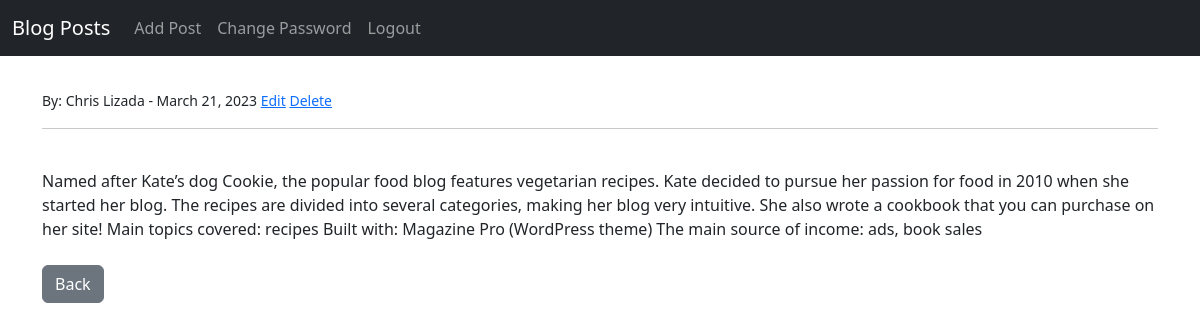
Page /article/6 on the committed database.
### blog/models.py (models this page shows, shortened)
class Post(models.Model):
    title = models.CharField(max_length=255)
    title_tag = models.CharField(max_length=255)
    author = models.ForeignKey(User, on_delete=models.CASCADE)
    body = models.TextField()
    post_date = models.DateField(auto_now_add=True)

### blog/views.py (the view)
# urls.py: path('article/<int:pk>', ArticleDetailView.as_view(), name="article-detail"),
class ArticleDetailView(DetailView):
    model = Post
    template_name = 'article_details.html'

### blog/templates/article_details.html (shortened to what this page needs)
{% extends 'base.html' %}
{% block content %}
<small>By: {{ post.author.first_name }}  {{post.author.last_name}} - {{ post.post_date }}
    <a href="{% url 'update_post' post.pk %}">Edit</a>
    <a href="{% url 'delete_post' post.pk %}">Delete</a>
</small>
<hr>
<br/>
{{ post.body }}
<br/><br/>
<a href="{% url 'home' %}" class="btn btn-secondary">Back</a>
{% endblock %}

### rows in the picture
Post: author.first_name "Chris", author.last_name "Lizada", post_date "March 21, 2023", body "Named after Kate’s dog Cookie, the popular food blog features vegetarian recipes. Kate decided to pursue her passion for food in 2010 when she started her blog. The recipes are divided into several categories, making her blog very intuitive. She also wrote a cookbook that you can purchase on her site! Main topics covered: recipes Built with: Magazine Pro (WordPress theme) The main source of income: ads, book sales"
